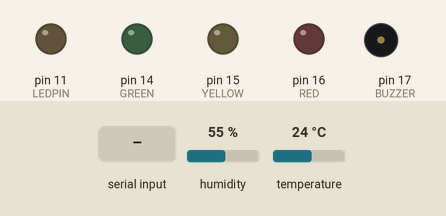
A sketch run on a simulated Arduino Mega 2560, built with avr-gcc and run on an emulated ATmega2560. Parts: output pins drawn as LEDs (lit = HIGH), buzzer (waves = sounding, pin HIGH). The test bench sets the inputs (shaded band); at power-on: humidity 55 %, temperature 24 °C.

Above: at 1.2 s.
1.3 s: "START_TEMP" received over the second serial link
At 2.5 s:
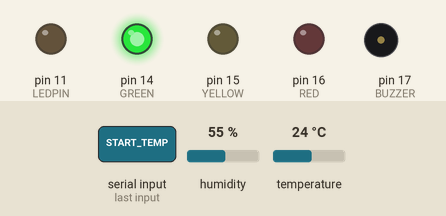
2.8 s: "MEDIUM_TEMP" received over the second serial link
At 4.9 s:
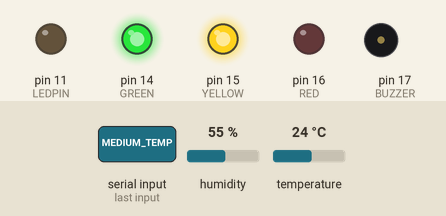
5.8 s: "HIGH_TEMP" received over the second serial link
At 8.5 s:
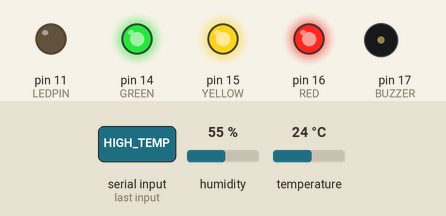
8.8 s: "NORMAL_TEMP" received over the second serial link
At 10.5 s:
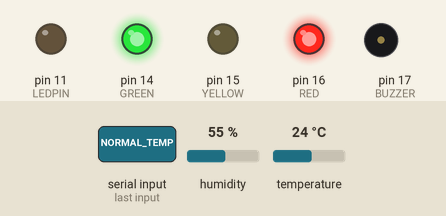
11.3 s: "HIGH_TEMP" received over the second serial link
At 12.35 s:
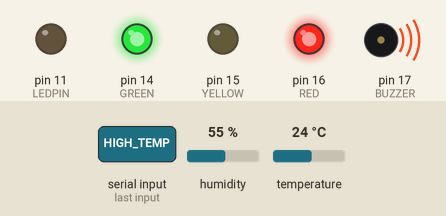
Timing chart, 0 to 14.3 s (numbered marks = the images above; inputs shaded):
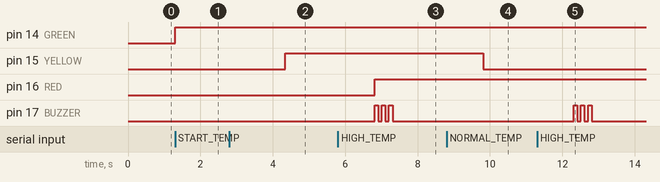

Measured:
- after the input at 1.3 s, pin 14 (GREEN): LOW → HIGH at once
- after the input at 2.8 s, pin 15 (YELLOW): LOW → HIGH after 1.5 s
- after the input at 5.8 s, pin 16 (RED): LOW → HIGH after 1.0 s; pin 17 (BUZZER): alternates HIGH for 0.10 s and LOW for 0.10 s, 6 changes in all, then stays LOW, starting after 1.0 s
- after the input at 8.8 s, pin 15 (YELLOW): HIGH → LOW after 1.0 s
- after the input at 11.3 s, pin 17 (BUZZER): alternates HIGH for 0.10 s and LOW for 0.10 s, 6 changes in all, then stays LOW, starting after 1.0 s

The sketch:

Temperature_Sensor.ino
```cpp
#include "DHT.h"
#define DHTPIN 21
#define DHTTYPE DHT11
#define LEDPIN 11

// define coloured LED and buzzer pins

int RED = 16;
int YELLOW = 15;
int GREEN = 14;
int BUZZER = 17;

DHT dht(DHTPIN, DHTTYPE);

void setup() {

  Serial.begin(9600);
  Serial1.begin(9600);

  pinMode(BUZZER, OUTPUT);
  pinMode(GREEN, OUTPUT);
  pinMode(YELLOW, OUTPUT);
  pinMode(RED, OUTPUT);
  pinMode(DHTPIN, INPUT);
  pinMode(LEDPIN, OUTPUT);

  dht.begin();

}

//Teensy waits for any command to light GREEN LED to show it is
//ready to receive commands. It will wait for START_TEMP before sending
//sensor readings through Serial1.

//This program will not activate yellow and red LEDs or the buzzer through reading the temperature.
//The logic flow is: READ TEMP >> SEND TEMP to Raspi >> Raspi interprets temp and sends message if
//threshold has been reached >> publishes MQTT message >> Subcriber receives and sends message to Teensy
//>> Teensy will interpret message.

void loop() {

  if(Serial1.available() > 0){

      digitalWrite(GREEN, HIGH);
      digitalWrite(YELLOW, LOW);
      digitalWrite(RED, LOW);

      String str = Serial1.readString();

      if(str == "START_TEMP"){
        bool started = true;
        while(started){

          float h = dht.readHumidity();
          float t = dht.readTemperature();
          float f = dht.readTemperature(true);
          float hif = dht.computeHeatIndex(f, h);
          float hic = dht.computeHeatIndex(t, h, false);

          Serial1.print(F("Temperature: "));
          Serial1.print(t);
          Serial1.print(F("C Humidity: "));
          Serial1.print(h);
          Serial1.print(F("% "));
          Serial1.print(f);
          Serial1.print(F("F  Heat index: "));
          Serial1.print(hic);
          Serial1.print(F("C "));
          Serial1.print(hif);
          Serial1.println(F("F"));

          delay(1000);
          String str = Serial1.readString();

          if (str == "MEDIUM_TEMP"){
              digitalWrite(YELLOW, HIGH);
              digitalWrite(RED, LOW);
          }
          if (str == "HIGH_TEMP"){

              digitalWrite(RED, HIGH);
              digitalWrite(BUZZER, HIGH);
              delay(100);
              digitalWrite(BUZZER, LOW);
              delay(100);
              digitalWrite(BUZZER, HIGH);
              delay(100);
              digitalWrite(BUZZER, LOW);
              delay(100);
              digitalWrite(BUZZER, HIGH);
              delay(100);
              digitalWrite(BUZZER, LOW);
              delay(100);
          }
          if(str == "NORMAL_TEMP"){
              digitalWrite(YELLOW, LOW);
          }
          if(str == "STOP_TEMP"){
              digitalWrite(GREEN, LOW);
              digitalWrite(YELLOW, LOW);
              digitalWrite(RED, LOW);
              Serial.println("STOPPED");
              started = false;
              delay(1000);
          }

        }

      }
  }
}
```
